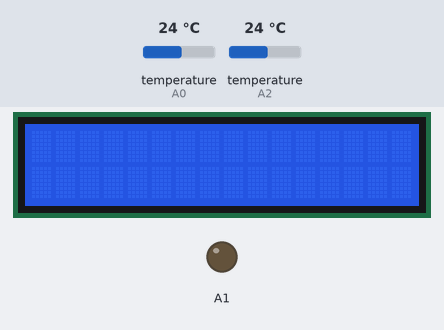
This program was run on a simulated Arduino Uno, built with avr-gcc and run on an emulated ATmega328P. On the bench: 16×2 character LCD, output pins drawn as LEDs (lit = HIGH). The test bench sets the inputs (shaded band); at power-on: temperature (sensors on A0, A2) 24 °C. What the program prints to the serial monitor is not drawn.

Above: at 1.2 s.
1.3 s: temperature (sensor on A0) set to 34.7 °C
At 2.0 s:
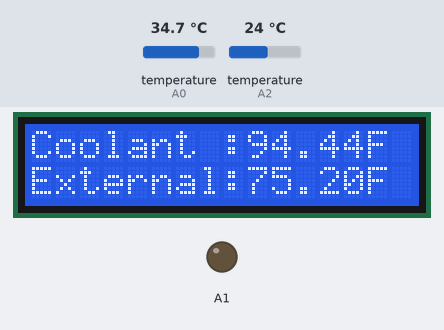
4.9 s: temperature (sensor on A0) set to 35.5 °C
At 8.0 s:
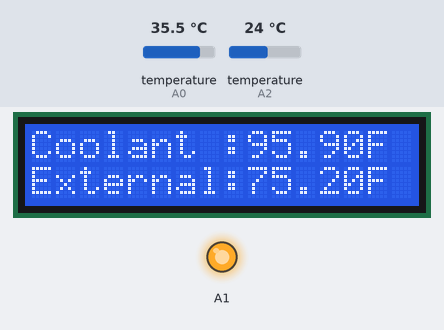
8.5 s: temperature (sensor on A2) set to 12 °C
At 9.7 s:
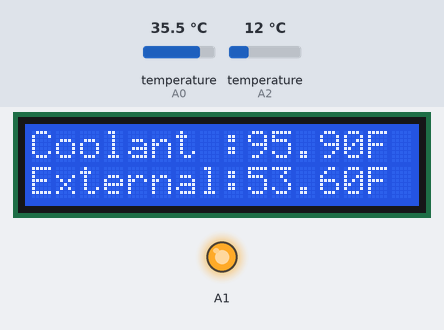
12.1 s: temperature (sensor on A2) set to 19 °C
At 15.6 s:
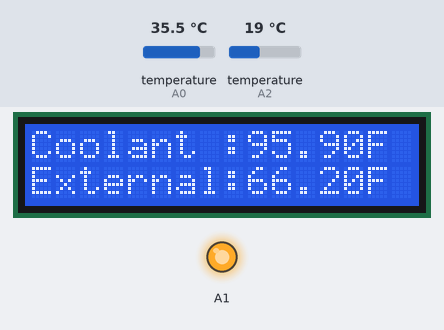
15.9 s: temperature (sensor on A0) set to 12 °C
At 17.5 s:
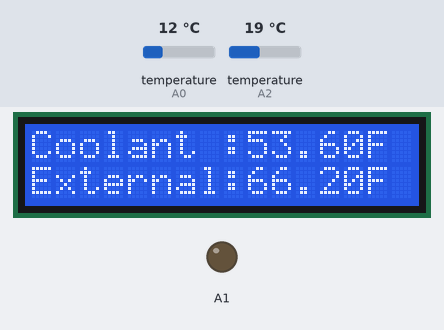
19.5 s: temperature (sensor on A2) set to 28 °C
At 20.5 s:
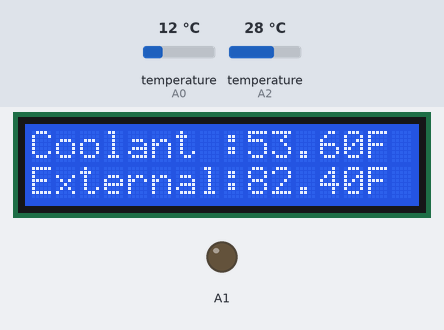
Timing chart, 0 to 22.5 s (numbered marks = the images above; inputs shaded):
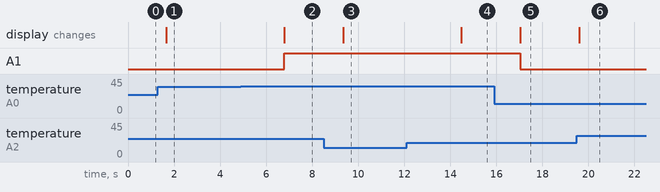

The program:

main.cpp
```cpp
#include <Arduino.h>
#include <OneWire.h>
#include <DallasTemperature.h>
#include <LiquidCrystal_I2C.h> // Add the library for the I2C LCD

// Data wire is connected to pins 2 and 3
#define ONE_WIRE_BUS_1 A0
#define ONE_WIRE_BUS_2 A2

#define COOLER_POWER A1

OneWire oneWire1(ONE_WIRE_BUS_1);
OneWire oneWire2(ONE_WIRE_BUS_2);
DallasTemperature sensors1(&oneWire1);
DallasTemperature sensors2(&oneWire2);

// Define the I2C LCD connection
LiquidCrystal_I2C lcd(0x27, 16, 2); // Adjust the address and dimensions based on your LCD module

void setup() {
    Serial.begin(9600);
    Serial.println("LCD Test!");

    sensors1.begin();
    sensors2.begin();

    pinMode(A1, OUTPUT);

    lcd.begin();
}

float lastTemp1 = 0;
float lastTemp2 = 0;

int coolantCutoff = 95; //The coolant temp at which our whole system shuts off
int tempShutoff = 45; //The air temp at which our whole system shuts off

void loop(void) {

    sensors1.requestTemperatures();
    sensors2.requestTemperatures();

    float temp1 = sensors1.getTempFByIndex(0);
    float temp2 = sensors2.getTempFByIndex(0);

    Serial.print("Temperature Sensor 1: ");
    Serial.print(temp1);
    Serial.println("F");

    Serial.print("Temperature Sensor 2: ");
    Serial.print(temp2);
    Serial.println("F");

    lcd.clear();

    // Display temperature Sensor 1 if it is a valid reading
    if (temp1 > -127 && temp1 < 200)
        lastTemp1 = temp1;


    // Display temperature Sensor 2 if it is a valid reading
    if (temp2 > -127 && temp2 < 200)
        lastTemp2 = temp2;

    lcd.setCursor(0, 0);
    lcd.print("Coolant :");
    lcd.print(String(lastTemp1, 2));
    lcd.print("F");

    lcd.setCursor(0, 1);
    lcd.print("External:");
    lcd.print(String(lastTemp2, 2));
    lcd.print("F");

    if (lastTemp1 > coolantCutoff || lastTemp2 < tempShutoff)
        digitalWrite(A1, HIGH);
    else
        digitalWrite(A1, LOW);

    delay(1000);
}
```

Measured:
- the behaviour switches between 35 and 35.1 °C on temperature (sensor on A0) (found by bisection; images 1 and 2)
- after the input at 1.3 s, the display: changes after 0.36 s (image 1)
- after the input at 4.9 s, A1: LOW → HIGH after 1.9 s; the display: changes after 1.9 s (image 2)
- after the input at 8.5 s, the display: changes after 0.84 s (image 3)
- after the input at 12.1 s, the display: changes after 2.4 s (image 4)
- after the input at 15.9 s, A1: HIGH → LOW after 1.1 s; the display: changes after 1.1 s (image 5)
- after the input at 19.5 s, the display: changes after 0.09 s (image 6)
